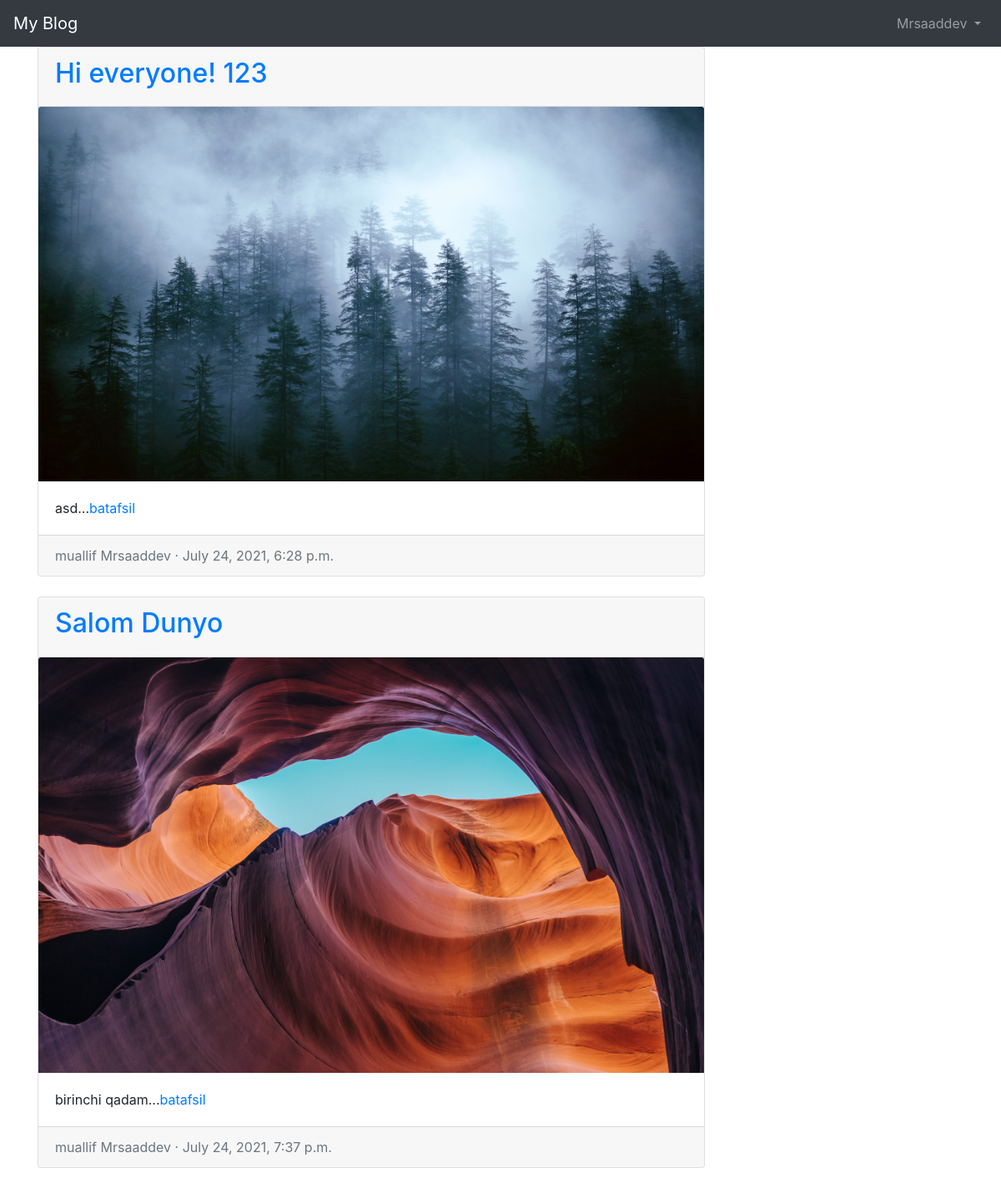
/articles/ (signed in), run on the app's committed database.
### accounts/models.py (models this page shows)
class CustomUser(AbstractUser):
	age = models.PositiveIntegerField(null = True, blank = True)

### articles/models.py (models this page shows, shortened)
class Article(models.Model):
	title = models.CharField(max_length=150)
	summary = models.CharField(max_length = 200, blank = True)
	body = RichTextField(blank=False, null=False)
	photo = models.ImageField(upload_to = 'images/', blank = True)
	date = models.DateTimeField(auto_now_add = True)
	author = models.ForeignKey(
			get_user_model(),
			on_delete = models.CASCADE,
		)

### articles/views.py (the view)
# urls.py: path('', ArticleListView.as_view(), name='article_list'),
class ArticleListView(ListView):
    model = Article
    template_name = 'article_list.html'

### templates/article_list.html (shortened to what this page needs)
{% extends 'base.html' %}
{% block content %}
    {% for article in object_list %}
        <div class="card" style="width: 50rem;">
            <div class="card-header">
                <span class="font-weight-bold"><a href="{% url 'article_detail' article.pk  %}"><h2>{{ article.title }}</h2></a></span>
            </div>
            {% if article.photo %}
                <img class="card-img-top" src="{{ article.photo.url }}" alt="{{ article.title }}">
            {%  endif %}
            <div class="card-body">
                {{ article.summary }}...<a href="{% url 'article_detail' article.pk  %}">batafsil</a>
            </div>
            <div class="card-footer text-left text-muted">
                <span class="text-muted">muallif {{ article.author | title }} &middot; {{ article.date }}</span>
            </div>
        </div>
        <br />
    {% endfor %}
    </div>
{% endblock content %}

### templates/base.html (shortened to what this page needs)
{% load static %}
<!DOCTYPE html>
<html>
    <head>
            <link rel="stylesheet" href="https://cdn.jsdelivr.net/npm/bootstrap@4.5.3/dist/css/bootstrap.min.css">
    </head>
    <body>
        <nav class="navbar navbar-expand-lg navbar-dark bg-dark">
            <a class="navbar-brand" href="{% url 'home' %}">
                My Blog
            </a>
            <div class="collapse navbar-collapse" id="navbarSupportedContent">
                {% if user.is_authenticated %}
                    <ul class="navbar-nav ml-auto">
                        <li class="nav-item">
                            <a class="nav-link dropdown-toggle" href="#"
                                id="navbarDropdown" role="button" data-toggle="dropdown"
                                aria-haspopup="true" aria-expanded="false">
                                {{ user.username | title }}
                            </a>
                        </li>
                    </ul>
                {% else %}
                    <form class="form-inline ml-auto">
                        <a href="{% url 'login' %}" class="btn btn-outline-light">Kirish</a>
                        <a href="{% url 'signup' %}" class="btn btn-primary ml-2">Ro'yxatdan o'tish</a>
                    </form>
                {% endif %}
            </div>
        </nav>
        <main>
            <div class="container">
                {% block content %}
                {% endblock content %}
        </main>
    </body>
</html>

### data on the page
CustomUser: username "Mrsaaddev"
Article: title "Hi everyone! 123", photo (picture), summary "asd", author "Mrsaaddev", date "July 24, 2021, 6:28 p.m."
Article: title "Salom Dunyo", photo (picture), summary "birinchi qadam", author "Mrsaaddev", date "July 24, 2021, 7:37 p.m."
